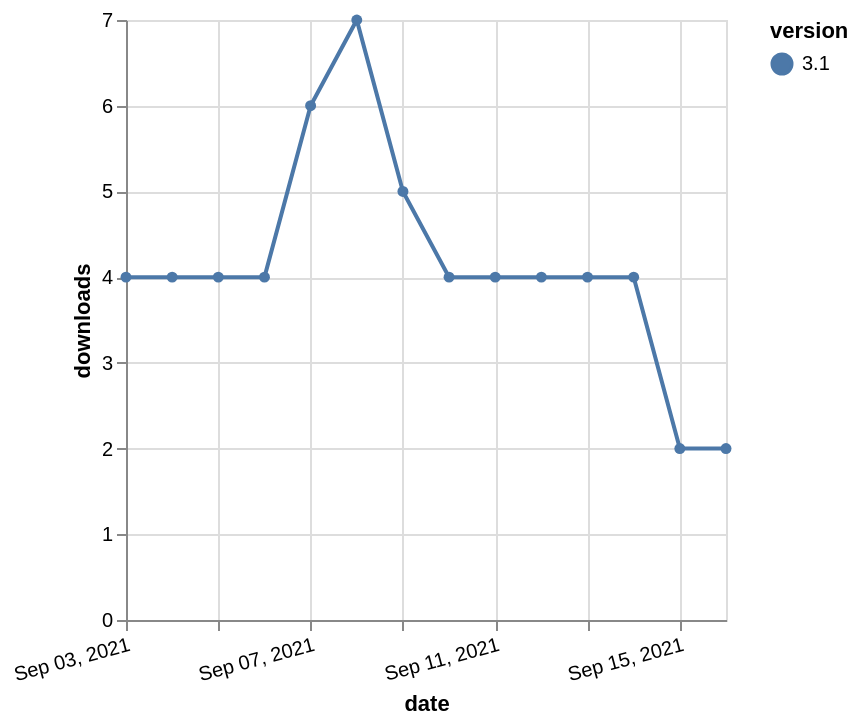

The specification (Vega-Lite) saved for this image:
### Vega-Lite specification from a JSON file in a GitHub repository (floating-point values rounded to 4 significant figures)
{"$schema": "https://vega.github.io/schema/vega-lite/v5.json", "description": "A simple bar chart with embedded data.", "data": {"values": [{"date": "2021-09-03", "total": 7947, "delta": 4, "version": "3.1"}, {"date": "2021-09-04", "total": 7951, "delta": 4, "version": "3.1"}, {"date": "2021-09-05", "total": 7955, "delta": 4, "version": "3.1"}, {"date": "2021-09-06", "total": 7959, "delta": 4, "version": "3.1"}, {"date": "2021-09-07", "total": 7965, "delta": 6, "version": "3.1"}, {"date": "2021-09-08", "total": 7972, "delta": 7, "version": "3.1"}, {"date": "2021-09-09", "total": 7977, "delta": 5, "version": "3.1"}, {"date": "2021-09-10", "total": 7981, "delta": 4, "version": "3.1"}, {"date": "2021-09-11", "total": 7985, "delta": 4, "version": "3.1"}, {"date": "2021-09-12", "total": 7989, "delta": 4, "version": "3.1"}, {"date": "2021-09-13", "total": 7993, "delta": 4, "version": "3.1"}, {"date": "2021-09-14", "total": 7997, "delta": 4, "version": "3.1"}, {"date": "2021-09-15", "total": 7999, "delta": 2, "version": "3.1"}, {"date": "2021-09-16", "total": 8001, "delta": 2, "version": "3.1"}]}, "width": "container", "mark": {"type": "line", "point": {"filled": true}}, "encoding": {"x": {"field": "date", "type": "temporal", "timeUnit": "yearmonthdate", "title": "date", "axis": {"labelAngle": -15}}, "y": {"field": "delta", "type": "quantitative", "title": "downloads"}, "color": {"field": "version", "type": "nominal"}, "tooltip": {"field": "delta"}}}
